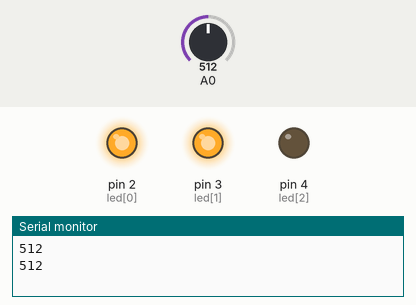
Recording of a sketch running on a simulated Arduino Uno, built with avr-gcc and run on an emulated ATmega328P. On the bench: output pins drawn as LEDs (lit = HIGH), the last lines printed to the serial monitor. Inputs (shaded band) come from the test bench; at power-on: A0 = 512.

Above: at 4.6 s.
4.7 s: A0 set to 710
At 5.2 s:
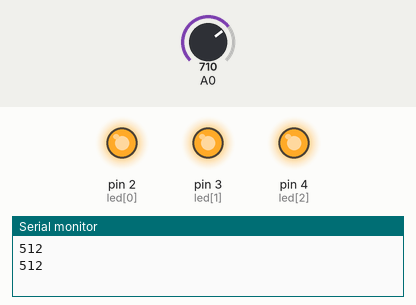
9.4 s: A0 set to 690
At 11.4 s:
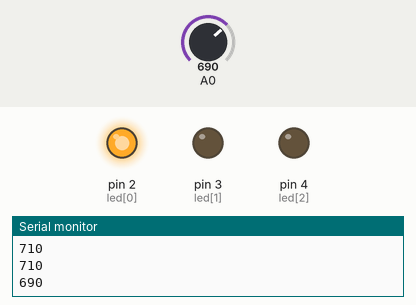
Timing chart, 0 to 20.1 s (numbered marks = the images above; inputs shaded):
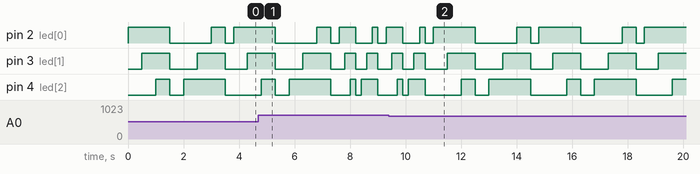

The sketch:

Bai2.ino
```cpp
// C++ code
//
int led[]={2,3,4};
// int input_led=3;
void setup()
{
  Serial.begin(115200);
  for (int i=0; i<3; i++)
  {
  	  pinMode(led[i], OUTPUT);
  }
  pinMode(A0, INPUT);
}

void loop()
{

  int t;
  int read_il=analogRead(A0);
  Serial.println(read_il);
  if (read_il<300)
  	t=1500;
  else if (read_il<700)
    t=500;
  else t = 200;
  for (int i=0; i<3; i++)
  {
  	high(led[i]);
    delay(t);
  }
  for (int i=0; i<3; i++)
  {
  	low(led[i]);
  }
  for (int i=3; i>=0; i--)
  {
  	high(led[i]);
    delay(t);
  }
  for (int i=0; i<3; i++)
  {
  	low(led[i]);
  }
  delay(300);

}

void high(int led){
	digitalWrite(led, HIGH);
}

void low(int led){
	digitalWrite(led, LOW);
}
```
